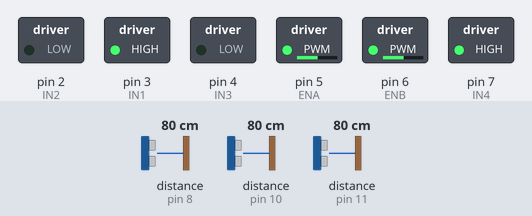
This sketch was run on a simulated Arduino Uno, built with avr-gcc and run on an emulated ATmega328P. On the bench: switched loads named in the sketch (green lamp = pin HIGH). The test bench sets the inputs (shaded band); at power-on: distance to the obstacle (sensors on pin 10, pin 8, pin 11) 80 cm.

Above: at 1.2 s.
1.3 s: distance to the obstacle (sensor on pin 10) set to 35 cm
At 2.1 s:
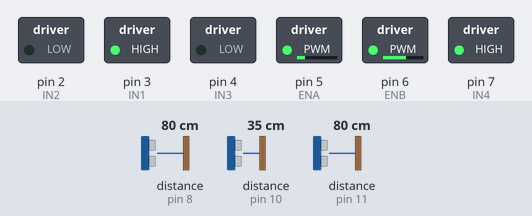
2.8 s: distance to the obstacle (sensor on pin 10) set to 120 cm
At 4.0 s:
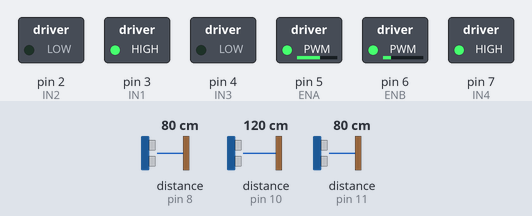
4.3 s: distance to the obstacle (sensor on pin 10) set to 60 cm
At 5.4 s:
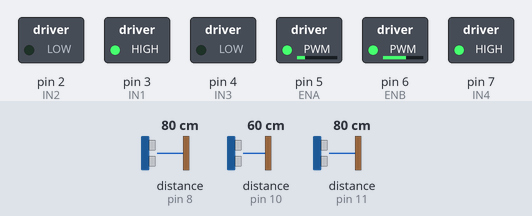
5.8 s: distance to the obstacle (sensor on pin 10) set to 250 cm
At 7.1 s:
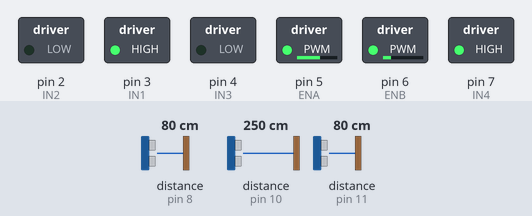
Timing chart, 0 to 8.3 s (numbered marks = the images above; inputs shaded):
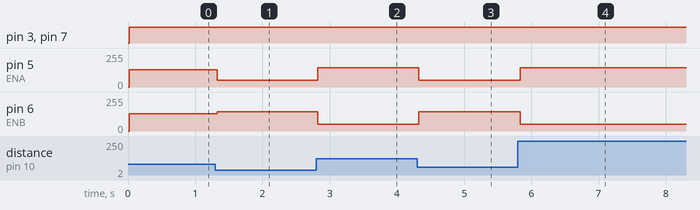

Measured:
- after the input at 1.3 s, pin 5 (ENA): 130/255 → 50/255 at once; pin 6 (ENB): 130/255 → 145/255 at once
- after the input at 2.8 s, pin 5 (ENA): 50/255 → 145/255 at once; pin 6 (ENB): 145/255 → 50/255 at once
- after the input at 4.3 s, pin 5 (ENA): 145/255 → 50/255 at once; pin 6 (ENB): 50/255 → 145/255 at once
- after the input at 5.8 s, pin 5 (ENA): 50/255 → 145/255 at once; pin 6 (ENB): 145/255 → 50/255 at once

The sketch:

wall_floowing2.ino
```cpp
#include <NewPing.h>
#define MAX_DISTANCE 250
#define ERE 7
#define IN1 3// 1번째 모터
#define IN2 2// 1번째 모터
#define ENA 5// 1번째 모터  PWM제어
#define IN3 4   // 2번째 모터
#define IN4 7   // 2번째 모터
#define ENB 6   // 2번째 모터 PWM제어
float R_Sonar_Distance = 0.0;
float R_Sonar_Distance_old = 0.0;
float R_Sonar_Error = 0.0;
float L_Sonar_Distance = 0.0;
float L_Sonar_Distance_old = 0.0;
float L_Sonar_Error = 0.0;
float F_Sonar_Distance = 0.0;
float F_Sonar_Distance_old = 0.0;
float F_Sonar_Error = 0.0;

int motor_diff=0;

NewPing sonar[3] =
{
  NewPing (8, 8, MAX_DISTANCE),
  NewPing (10, 10, MAX_DISTANCE),
  NewPing (11, 11, MAX_DISTANCE),

};

void motor_control_l(int direction, int speed1, int speed2)    //방향 속도 1: 전진 2: 후진 3: 정지
{
  switch(direction)
  {
    case 2: digitalWrite(IN1, HIGH);
            digitalWrite(IN2, LOW);
            digitalWrite(IN3, LOW);
            digitalWrite(IN4, HIGH);
            analogWrite(ENA, speed1);
            analogWrite(ENB, speed2);
            break;
  }
}

void read_sonar_sensor(void)  //초음파 센서 값을 읽는 함수
{

 R_Sonar_Distance = sonar[1].ping_cm() * 10;
 L_Sonar_Distance = sonar[2].ping_cm() * 10;
 F_Sonar_Distance = sonar[0].ping_cm() * 10;
 if(R_Sonar_Distance == 0) R_Sonar_Distance = MAX_DISTANCE *10.0;
 if(L_Sonar_Distance == 0) L_Sonar_Distance = MAX_DISTANCE *10.0;
 if(F_Sonar_Distance == 0) F_Sonar_Distance = MAX_DISTANCE *10.0;
}

void update_sonar_old(void)
{
  R_Sonar_Distance_old = R_Sonar_Distance;  //측정된거된값을 과거에 넣는다
  L_Sonar_Distance_old = L_Sonar_Distance;  //측정된거된값을 과거에 넣는다
  F_Sonar_Distance_old = F_Sonar_Distance;  //측정된거된값을 과거에 넣는다
}

void update_sonar_error(void)
{
  R_Sonar_Error = R_Sonar_Distance - 95;  //현재 값에서 옛날 값을 뺀것
  L_Sonar_Error = L_Sonar_Distance - 95;  //현재 값에서 옛날 값을 뺀것
  F_Sonar_Error = F_Sonar_Distance - 95;  //현재 값에서 옛날 값을 뺀것
}

void setup()
{
    pinMode(IN1, OUTPUT);
    pinMode(IN2, OUTPUT);
    pinMode(IN3, OUTPUT);
    pinMode(IN4, OUTPUT);
  Serial.begin(115200);
}

void loop()
{

  //float p_gain =1.3;

  read_sonar_sensor();
 // update_sonar_error();
 // update_sonar_old();
  //motor_diff = R_Sonar_Error * p_gain;

    /*Serial.print(R_Sonar_Distance); Serial.print("\t");
    Serial.print(R_Sonar_Distance_old); Serial.print("\t");
    Serial.println(R_Sonar_Error);
    motor_control_l(2,70+motor_d iff,70-motor_diff);
    delay(100);*/
   if(L_Sonar_Distance>200 && R_Sonar_Distance>200 )
    if(L_Sonar_Distance > R_Sonar_Distance)
    {
      motor_control_l(2,50,145);
    }
    else if(L_Sonar_Distance < R_Sonar_Distance && L_Sonar_Distance!=0 && L_Sonar_Distance!=0)
    {
      motor_control_l(2,145,50);
    }
    else if((L_Sonar_Distance == R_Sonar_Distance))
    {
      motor_control_l(2,130,130);
    }


}
```
